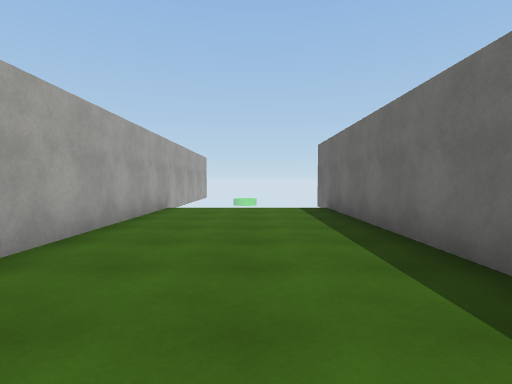
[1] (above)

16 first-person views from a walk through a Unity game level. The camera is 1.3 m above the floor, tilts 2° down and sees 80° across. The floor is counted in squares, 2 m on a side. Each view is taken from the middle of a square. On the plan, view 1 faces up. The plan holds only what a view shows up to about 10 squares ahead; the rest is blank. The place goes on beyond the plan. Surface patterns are stand-ins for the level's own textures.

[2]
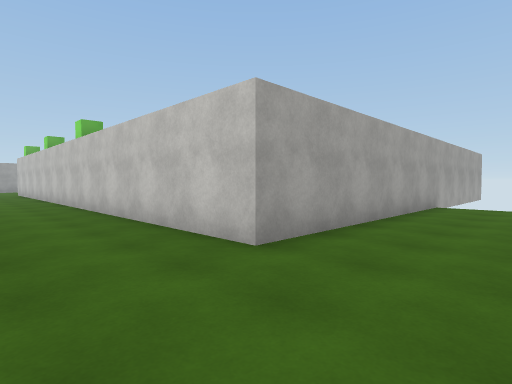

[3]
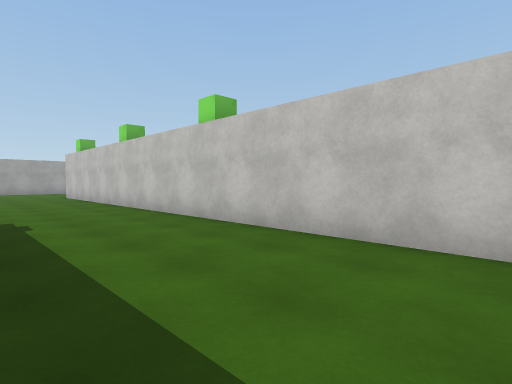

[4]
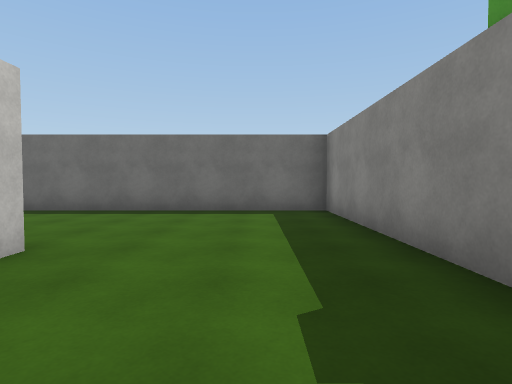

[5]
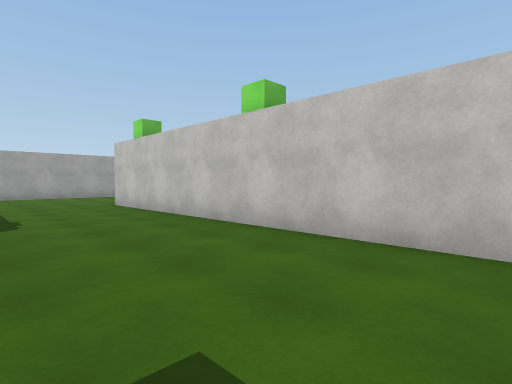

[6]
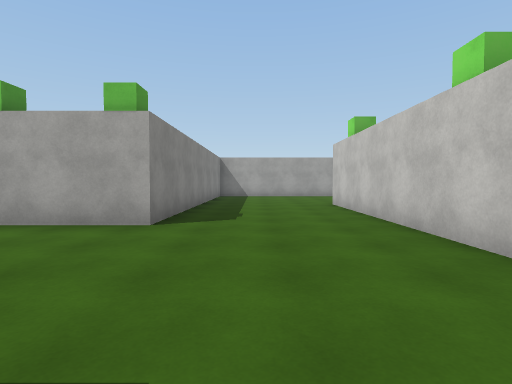

[7]
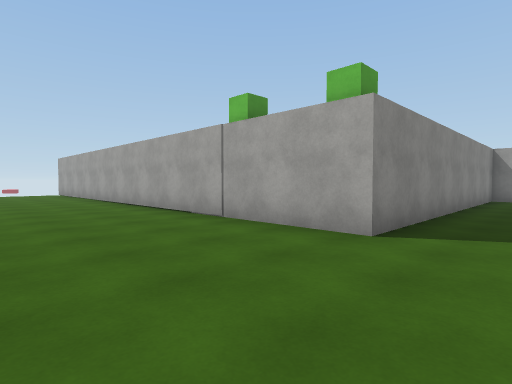

[8]
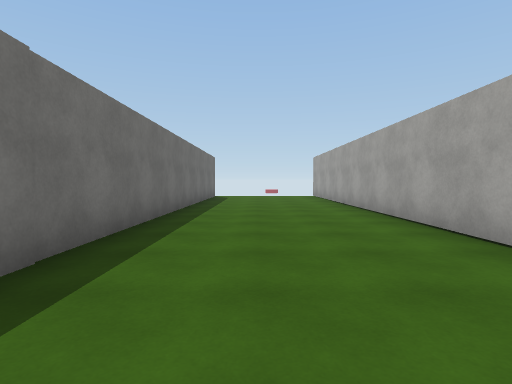

[9]
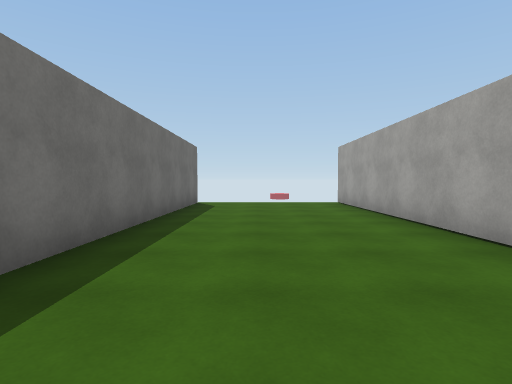

[10]
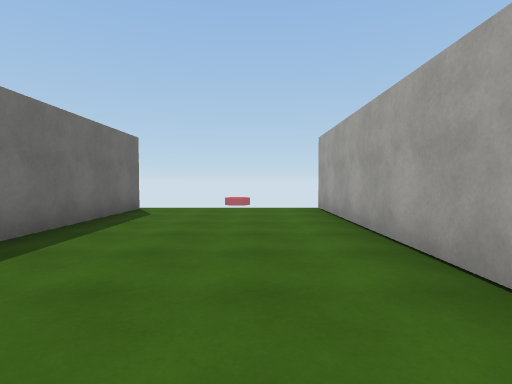

[11]
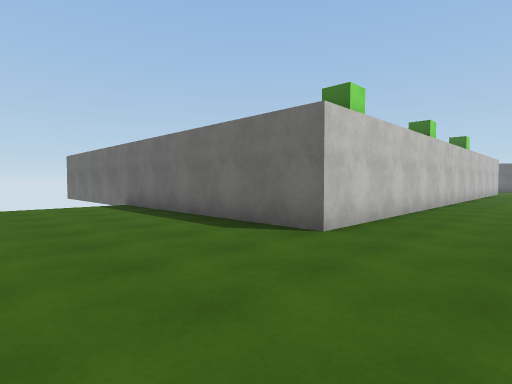

[12]
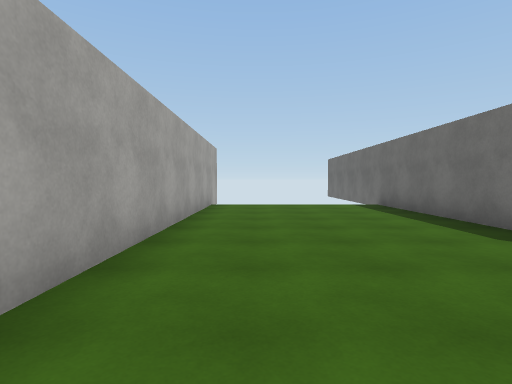

[13]
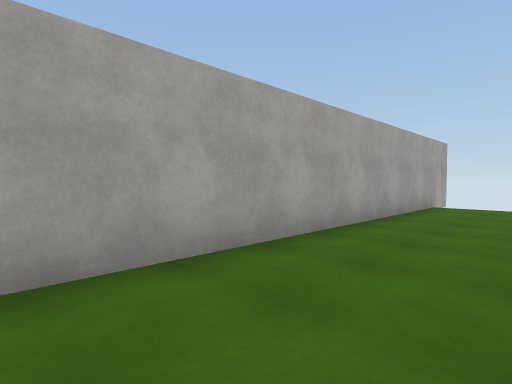

[14]
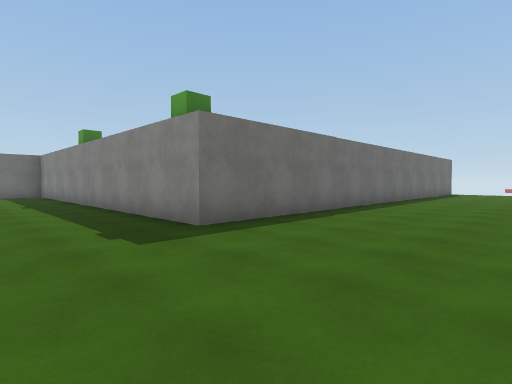

[15]
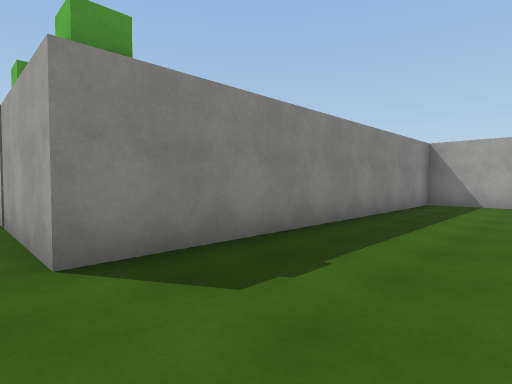

[16]
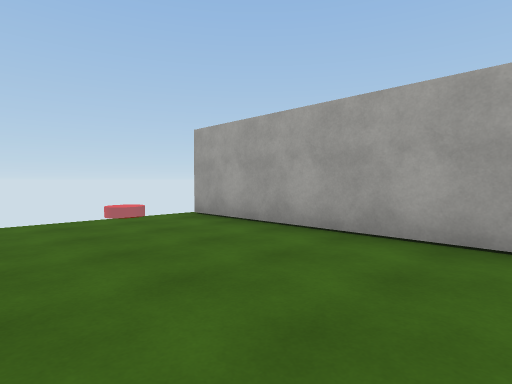

### Floor plan
Points are (right, up) in squares from view 1. A wall is a line through its corners. A room is listed if a view was taken in it or the views show most of it. See-through windows are left out.
Room 1 (views 1, 2, 3, 4, 5, 6, 7, 8, 9, 10, 11, 12, 13, 14, 15, 16)
walls: (-13.5, -3.4) (-13.5, -17.3); (-2.2, 8.5) (-2.2, 1.2) (-17.6, 1.2) (-17.6, 8.5); (-22.2, 8.5) (-22.2, -2.6) (-14.4, -2.6); (-9.2, -17.3) (-9.2, -2.6) (1.8, -2.6) (1.8, 8.5)
objects: other object (-14, -3)

Where each view was taken, in squares from view 1:
view 1: 0 up, 0 right, facing up
view 2: 1 down, 0 right, facing up-left
view 3: 2 down, 4 left, facing up-left
view 4: 1 down, 5 left, facing right
view 5: 2 down, 9 left, facing up-left
view 6: 1 down, 9 left, facing left
view 7: 1 down, 10 left, facing down-left
view 8: 4 down, 11 left, facing down
view 9: 8 down, 11 left, facing down
view 10: 10 down, 12 left, facing down
view 11: 1 down, 21 left, facing up-right
view 12: 1 down, 21 left, facing up
view 13: 1 down, 20 left, facing up-left
view 14: 0 up, 13 left, facing down-right
view 15: 0 up, 13 left, facing down-left
view 16: 12 down, 10 left, facing down-left
